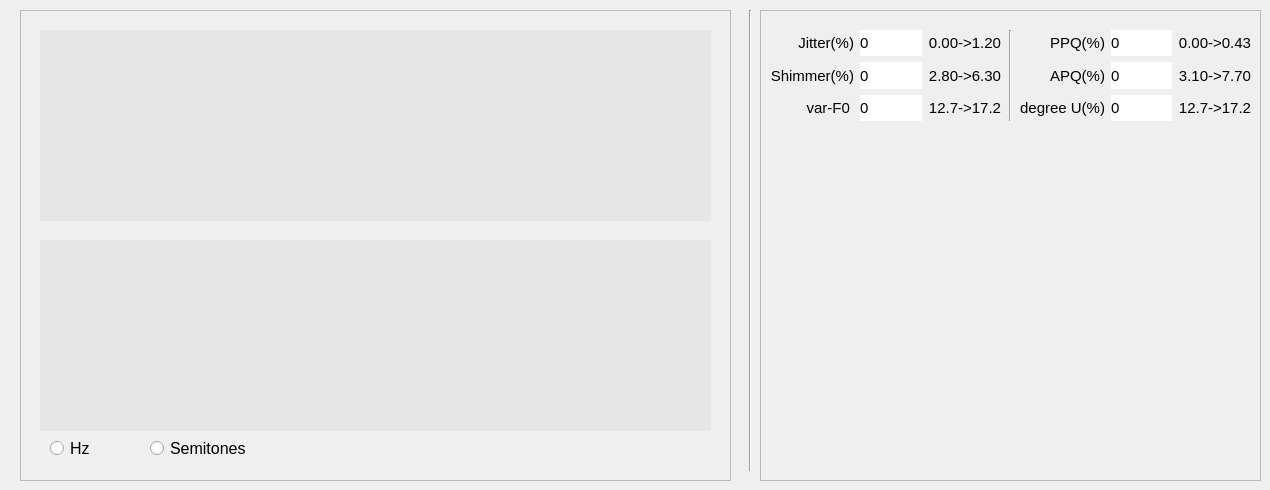
    <widget class="QWidget" name="tab_2">
     <attribute name="title">
      <string>Phonation</string>
     </attribute>
     <widget class="QFrame" name="frame_2">
      <property name="geometry">
       <rect>
        <x>20</x>
        <y>10</y>
        <width>711</width>
        <height>471</height>
       </rect>
      </property>
      <property name="frameShape">
       <enum>QFrame::StyledPanel</enum>
      </property>
      <property name="frameShadow">
       <enum>QFrame::Raised</enum>
      </property>
      <widget class="QCustomPlot" name="customPlot_2" native="true">
       <property name="geometry">
        <rect>
         <x>20</x>
         <y>20</y>
         <width>671</width>
         <height>191</height>
        </rect>
       </property>
       <property name="styleSheet">
        <string notr="true">background-color: rgb(230, 230, 230);</string>
       </property>
      </widget>
      <widget class="QCustomPlot" name="customPlot_3" native="true">
       <property name="geometry">
        <rect>
         <x>20</x>
         <y>230</y>
         <width>671</width>
         <height>191</height>
        </rect>
       </property>
       <property name="styleSheet">
        <string notr="true">background-color: rgb(230, 230, 230);</string>
       </property>
      </widget>
      <widget class="QRadioButton" name="radioButton_4">
       <property name="geometry">
        <rect>
         <x>30</x>
         <y>430</y>
         <width>82</width>
         <height>17</height>
        </rect>
       </property>
       <property name="font">
        <font>
         <pointsize>12</pointsize>
        </font>
       </property>
       <property name="text">
        <string>Hz</string>
       </property>
      </widget>
      <widget class="QRadioButton" name="radioButton_3">
       <property name="geometry">
        <rect>
         <x>130</x>
         <y>430</y>
         <width>101</width>
         <height>17</height>
        </rect>
       </property>
       <property name="font">
        <font>
         <pointsize>12</pointsize>
        </font>
       </property>
       <property name="text">
        <string>Semitones</string>
       </property>
      </widget>
     </widget>
     <widget class="QFrame" name="frame_3">
      <property name="geometry">
       <rect>
        <x>760</x>
        <y>10</y>
        <width>501</width>
        <height>471</height>
       </rect>
      </property>
      <property name="frameShape">
       <enum>QFrame::StyledPanel</enum>
      </property>
      <property name="frameShadow">
       <enum>QFrame::Raised</enum>
      </property>
      <widget class="QWidget" name="gridLayoutWidget">
       <property name="geometry">
        <rect>
         <x>10</x>
         <y>20</y>
         <width>231</width>
         <height>91</height>
        </rect>
       </property>
       <layout class="QGridLayout" name="gridLayout">
        <item row="2" column="2">
         <widget class="QLabel" name="label_183">
          <property name="font">
           <font>
            <pointsize>11</pointsize>
           </font>
          </property>
          <property name="text">
           <string>12.7-&gt;17.2</string>
          </property>
          <property name="alignment">
           <set>Qt::AlignRight|Qt::AlignTrailing|Qt::AlignVCenter</set>
          </property>
         </widget>
        </item>
        <item row="2" column="0">
         <widget class="QLabel" name="label_182">
          <property name="font">
           <font>
            <pointsize>11</pointsize>
           </font>
          </property>
          <property name="text">
           <string>var-F0 </string>
          </property>
          <property name="alignment">
           <set>Qt::AlignRight|Qt::AlignTrailing|Qt::AlignVCenter</set>
          </property>
         </widget>
        </item>
        <item row="0" column="1">
         <widget class="QLabel" name="label_8">
          <property name="font">
           <font>
            <pointsize>11</pointsize>
           </font>
          </property>
          <property name="styleSheet">
           <string notr="true">background-color: rgb(255, 255, 255);
border-color: rgb(0, 0, 0);</string>
          </property>
          <property name="text">
           <string>0</string>
          </property>
         </widget>
        </item>
        <item row="0" column="0">
         <widget class="QLabel" name="label_3">
          <property name="font">
           <font>
            <pointsize>11</pointsize>
           </font>
          </property>
          <property name="text">
           <string>Jitter(%)</string>
          </property>
          <property name="alignment">
           <set>Qt::AlignRight|Qt::AlignTrailing|Qt::AlignVCenter</set>
          </property>
         </widget>
        </item>
        <item row="1" column="0">
         <widget class="QLabel" name="label_4">
          <property name="font">
           <font>
            <pointsize>11</pointsize>
           </font>
          </property>
          <property name="text">
           <string>Shimmer(%)</string>
          </property>
          <property name="alignment">
           <set>Qt::AlignRight|Qt::AlignTrailing|Qt::AlignVCenter</set>
          </property>
         </widget>
        </item>
        <item row="0" column="2">
         <widget class="QLabel" name="label_93">
          <property name="font">
           <font>
            <pointsize>11</pointsize>
           </font>
          </property>
          <property name="text">
           <string>0.00-&gt;1.20</string>
          </property>
          <property name="alignment">
           <set>Qt::AlignRight|Qt::AlignTrailing|Qt::AlignVCenter</set>
          </property>
         </widget>
        </item>
        <item row="1" column="1">
         <widget class="QLabel" name="label_9">
          <property name="font">
           <font>
            <pointsize>11</pointsize>
           </font>
          </property>
          <property name="styleSheet">
           <string notr="true">background-color: rgb(255, 255, 255);
border-color: rgb(0, 0, 0);</string>
          </property>
          <property name="text">
           <string>0</string>
          </property>
         </widget>
        </item>
        <item row="1" column="2">
         <widget class="QLabel" name="label_94">
          <property name="font">
           <font>
            <pointsize>11</pointsize>
           </font>
          </property>
          <property name="text">
           <string>2.80-&gt;6.30</string>
          </property>
          <property name="alignment">
           <set>Qt::AlignRight|Qt::AlignTrailing|Qt::AlignVCenter</set>
          </property>
         </widget>
        </item>
        <item row="2" column="1">
         <widget class="QLabel" name="label_184">
          <property name="font">
           <font>
            <pointsize>11</pointsize>
           </font>
          </property>
          <property name="styleSheet">
           <string notr="true">background-color: rgb(255, 255, 255);
border-color: rgb(0, 0, 0);</string>
          </property>
          <property name="text">
           <string>0</string>
          </property>
         </widget>
        </item>
       </layout>
      </widget>
      <widget class="QWidget" name="gridLayoutWidget_2">
       <property name="geometry">
        <rect>
         <x>260</x>
         <y>20</y>
         <width>231</width>
         <height>91</height>
        </rect>
       </property>
       <layout class="QGridLayout" name="gridLayout_2">
        <item row="1" column="1">
         <widget class="QLabel" name="label_10">
          <property name="font">
           <font>
            <pointsize>11</pointsize>
           </font>
          </property>
          <property name="styleSheet">
           <string notr="true">background-color: rgb(255, 255, 255);
border-color: rgb(0, 0, 0);</string>
          </property>
          <property name="text">
           <string>0</string>
          </property>
         </widget>
        </item>
        <item row="0" column="2">
         <widget class="QLabel" name="label_96">
          <property name="font">
           <font>
            <pointsize>11</pointsize>
           </font>
          </property>
          <property name="text">
           <string>0.00-&gt;0.43</string>
          </property>
          <property name="alignment">
           <set>Qt::AlignRight|Qt::AlignTrailing|Qt::AlignVCenter</set>
          </property>
         </widget>
        </item>
        <item row="1" column="0">
         <widget class="QLabel" name="label_5">
          <property name="font">
           <font>
            <pointsize>11</pointsize>
           </font>
          </property>
          <property name="text">
           <string>APQ(%)</string>
          </property>
          <property name="alignment">
           <set>Qt::AlignRight|Qt::AlignTrailing|Qt::AlignVCenter</set>
          </property>
         </widget>
        </item>
        <item row="0" column="1">
         <widget class="QLabel" name="label_11">
          <property name="font">
           <font>
            <pointsize>11</pointsize>
           </font>
          </property>
          <property name="styleSheet">
           <string notr="true">background-color: rgb(255, 255, 255);
border-color: rgb(0, 0, 0);</string>
          </property>
          <property name="text">
           <string>0</string>
          </property>
         </widget>
        </item>
        <item row="1" column="2">
         <widget class="QLabel" name="label_95">
          <property name="font">
           <font>
            <pointsize>11</pointsize>
           </font>
          </property>
          <property name="text">
           <string>3.10-&gt;7.70</string>
          </property>
          <property name="alignment">
           <set>Qt::AlignRight|Qt::AlignTrailing|Qt::AlignVCenter</set>
          </property>
         </widget>
        </item>
        <item row="0" column="0">
         <widget class="QLabel" name="label_6">
          <property name="font">
           <font>
            <pointsize>11</pointsize>
           </font>
          </property>
          <property name="text">
           <string>PPQ(%)</string>
          </property>
          <property name="alignment">
           <set>Qt::AlignRight|Qt::AlignTrailing|Qt::AlignVCenter</set>
          </property>
         </widget>
        </item>
        <item row="2" column="0">
         <widget class="QLabel" name="label_13">
          <property name="font">
           <font>
            <pointsize>11</pointsize>
           </font>
          </property>
          <property name="text">
           <string>degree U(%)</string>
          </property>
          <property name="alignment">
           <set>Qt::AlignRight|Qt::AlignTrailing|Qt::AlignVCenter</set>
          </property>
         </widget>
        </item>
        <item row="2" column="1">
         <widget class="QLabel" name="label_14">
          <property name="font">
           <font>
            <pointsize>11</pointsize>
           </font>
          </property>
          <property name="styleSheet">
           <string notr="true">background-color: rgb(255, 255, 255);
border-color: rgb(0, 0, 0);</string>
          </property>
          <property name="text">
           <string>0</string>
          </property>
         </widget>
        </item>
        <item row="2" column="2">
         <widget class="QLabel" name="label_181">
          <property name="font">
           <font>
            <pointsize>11</pointsize>
           </font>
          </property>
          <property name="text">
           <string>12.7-&gt;17.2</string>
          </property>
          <property name="alignment">
           <set>Qt::AlignRight|Qt::AlignTrailing|Qt::AlignVCenter</set>
          </property>
         </widget>
        </item>
       </layout>
      </widget>
      <widget class="QLabel" name="radarPhon">
       <property name="geometry">
        <rect>
         <x>80</x>
         <y>120</y>
         <width>341</width>
         <height>341</height>
        </rect>
       </property>
       <property name="text">
        <string/>
       </property>
      </widget>
     </widget>
     <widget class="Line" name="line">
      <property name="geometry">
       <rect>
        <x>740</x>
        <y>10</y>
        <width>20</width>
        <height>461</height>
       </rect>
      </property>
      <property name="orientation">
       <enum>Qt::Vertical</enum>
      </property>
     </widget>
     <widget class="Line" name="line_5">
      <property name="geometry">
       <rect>
        <x>1000</x>
        <y>30</y>
        <width>20</width>
        <height>91</height>
       </rect>
      </property>
      <property name="orientation">
       <enum>Qt::Vertical</enum>
      </property>
     </widget>
     <zorder>frame_3</zorder>
     <zorder>frame_2</zorder>
     <zorder>line</zorder>
     <zorder>line_5</zorder>
    </widget>
